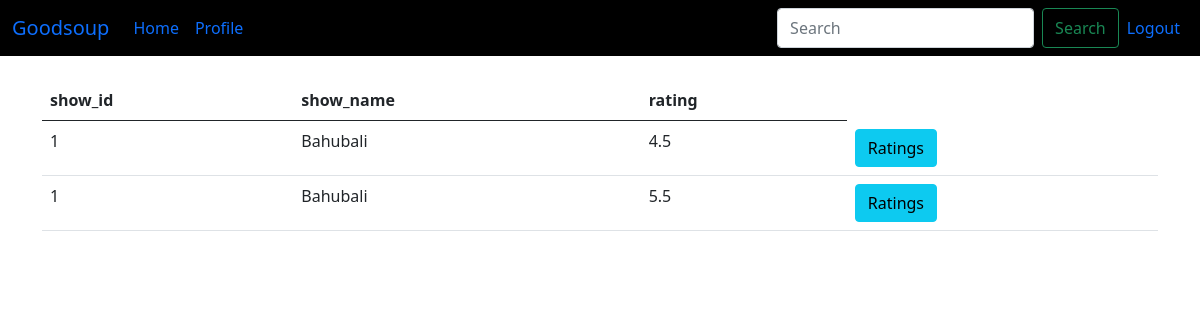
The app's page /user-history (signed in), older data.
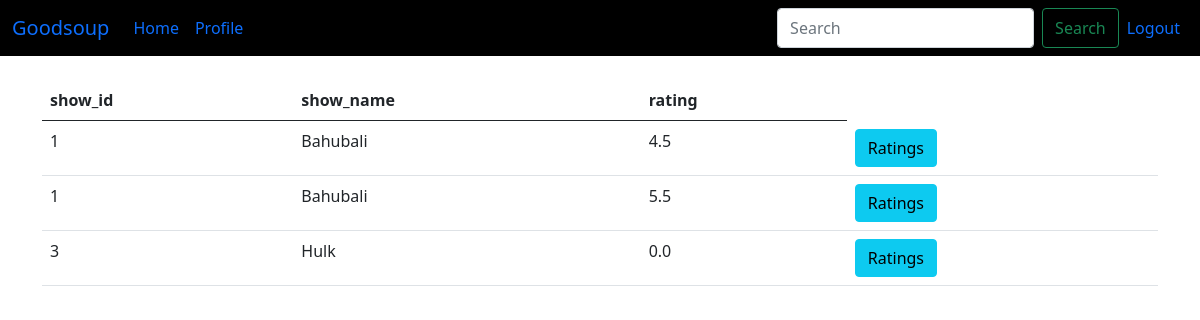
The same page, newer data.
### main.py (models this page shows)
class user_hist_rating(db.Model):
    u_id = db.Column(db.Integer,nullable=False)
    show_id = db.Column(db.Integer,nullable=False)
    venue_id = db.Column(db.Integer,nullable=False)
    user_rating = db.Column(db.Float,default=0.0)
    __mapper_args__ = {
        'primary_key':[u_id,show_id,venue_id]
    }

class Show(db.Model):
    id = db.Column(db.Integer, primary_key=True)
    venue_id = db.Column(db.Integer, db.ForeignKey('venue.id'))
    name = db.Column(db.String(255), nullable=False)
    rating = db.Column(db.Float, nullable=False)
    tags = db.Column(db.String(255))
    show_timing = db.Column(db.DateTime)
    ticket_price = db.Column(db.Integer,nullable=False)
    available_seats=db.Column(db.Integer,nullable=False)
    date_added = db.Column(db.DateTime, default=datetime.utcnow())

### main.py (the view)
@app.route('/user-history',methods=['GET','POST'])
@login_required
def user_history():
    form=RatingForm()
    u_id = current_user.id
    history = user_hist_rating.query.filter_by(u_id=u_id)
    shows = Show.query.all()
    return render_template('user_history.html',history=history,shows=shows,form=form)

### main.py
class RatingForm(FlaskForm):
    rating = FloatField("Rating: ", validators=[DataRequired()])
    submit = SubmitField("Enter")

class SearchForm(FlaskForm):
    searched = StringField("Searched", validators=[DataRequired()])
    submit = SubmitField("Search")

### main.py (called while the page is built)
@app.context_processor
def user_navbar():
    form = SearchForm()
    return dict(form=form)

@userlogin_manager.user_loader
def load_user(user_id):
    return Users.query.filter_by(id=int(user_id)).first()

### templates/user_history.html (shortened to what this page needs)
{% extends 'baseuser.html' %}
{% block content %}
  <table class="table">
    <thead>
      <tr>
        <th scope="col">show_id</th>
        <th scope="col">show_name</th>
        <th scope="col">rating</th>
      </tr>
    </thead>
    <tbody>
      {% for h in history %}
      <tr>
        <td>{{ h.show_id }}</td>
        <td>
        {% for show in shows %}
          {% if show.id == h.show_id %}
            {{ show.name }}
          {% endif %}
        {% endfor %}
        </td>
        <td>{{ h.user_rating }}</td>
        <td><a href="{{ url_for('rating',u_id=h.u_id,show_id=h.show_id,venue_id=h.venue_id) }}"><button type="button" class="btn btn-info">Ratings</button></a></td>
      </tr>
      {% endfor %}
    </tbody>
  </table>
{% endblock %}

Row changes from the older to the newer data that the page shows:
added user_hist_rating: show_id "3", user_rating "0.0"
now on this page (row edited): Show: name "Hulk", shown under "3"
